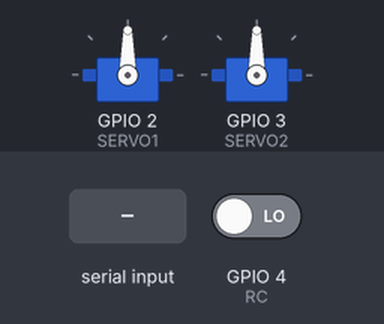
The sketch below on a simulated ESP32. On the bench: 2 × servo. Inputs (shaded band) come from the test bench; at power-on: GPIO 4 (RC) LOW. What the sketch prints to the serial monitor is not drawn.

Above: at 7.2 s.
7.3 s: "$CMD,90,45\n" received over Serial
At 7.9 s:
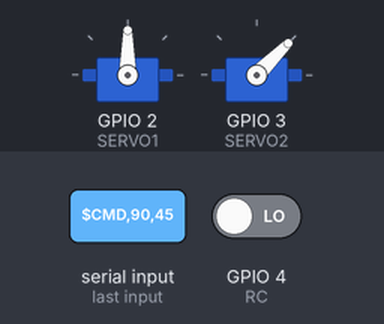
Timing chart, 0 to 13.8 s (numbered marks = the images above; inputs shaded):
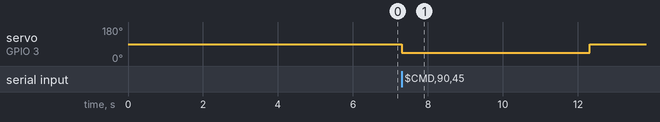

The sketch:

amsl_pilot_esp32.ino
```cpp
#include <ESP32Servo.h>

const int SERVO1 = 2; //Left, or Thruster
const int SERVO2 = 3; //Right, or Rudder
const int RC = 4;     //RC PPM input

const unsigned long WATCHDOG_DELAY = 5000;
const unsigned long STATUS_DELAY = 1000;

// Servos
Servo servo1;
Servo servo2;

//RC Override
unsigned long usLastPulse;
unsigned long usPrevPulse;
unsigned long usDelta;
unsigned long pulseLengths[6];
int pulseCount = 0;

// State
char state[256];
unsigned long servo_1_us = 1500;
unsigned long servo_2_us = 1500;
bool rc_override = false;
char cmd[64];
unsigned int cmd_i = 0;
unsigned long last_status = millis();
unsigned long last_servo_cmd = millis();
String control_state = "<>";


/** setServos
      Update servo PWM to latest requested
*/
void setServos(String id) {
  control_state = id;
  servo1.write(servo_1_us);
  servo2.write(servo_2_us);
  last_servo_cmd = millis();
}
/** status
      Generate a serial message with current system status
*/
void status() {
  sprintf(state, "[%05d] S1:%04d S2:%04d %2s",millis()%100000,servo_1_us,servo_2_us,control_state.c_str());
  Serial.println(state);
  last_status = millis();
}
/** parseCmd
      parse latest serial cmd for validity and update servo request
*/
bool parseCmd(){
  unsigned long thrust_sp;
  unsigned long rudder_sp;
  int count = sscanf(cmd, "$CMD,%i,%i",&thrust_sp, &rudder_sp);
    if (count == 2) {
      servo_1_us = thrust_sp;
      servo_2_us = rudder_sp;
      return true;
    }
  return false;
}
/** rcInterrupt
      Interrupt routine for RC input
*/
void rcInterrupt() {
  usPrevPulse = usLastPulse;
  usLastPulse = micros();
  usDelta = usLastPulse - usPrevPulse;

  if (usDelta > 2100){
    pulseCount = 0;
  }
  else {
    pulseLengths[pulseCount] = usDelta;
    pulseCount++;
  }
}


/** setup
      configure system
*/
void setup() {
  Serial.begin(9600);
  delay(1000);
  ESP32PWM::allocateTimer(0);
	ESP32PWM::allocateTimer(1);
	ESP32PWM::allocateTimer(2);
	ESP32PWM::allocateTimer(3);
	servo1.setPeriodHertz(50);
	servo1.attach(SERVO1, 1300, 1700);
  servo2.setPeriodHertz(50);
	servo2.attach(SERVO2, 800, 2200);

  // Setup ESC
  Serial.println("Initialising ESC");
  servo1.write(1500);
  servo2.write(1500);
  delay(5000);
  Serial.println("End Setup");

  attachInterrupt(digitalPinToInterrupt(RC), rcInterrupt, RISING);
}


/** Main program loop
*/
void loop() {

  // Check RC override
  //  if rc_override enabled, set servos
  if (pulseLengths[4] == 2000) {
    rc_override = true;
    servo_1_us = pulseLengths[1];
    servo_2_us = pulseLengths[0];
    setServos("RC");
  }
  else
    rc_override = false;


  // Check for serial command
  //  if not in rc_override and command parses, set servos
  while (Serial.available()) {
    char inChar = (char)Serial.read();
    if (inChar == '\n'){
      if (!rc_override & parseCmd())
        setServos("UI");
      cmd_i = 0;
      cmd[0] = '\0';
      break;
    }else {
      cmd[cmd_i] = inChar;
      cmd_i++;
      if (cmd_i > 63){
        cmd_i = 0;
        Serial.println("SERIAL OVERRUN");
        cmd[0] = '\0';
        break;
      }
    }
  }

  // Watchdog
  //  if too much time has elapsed since rc or user command
  //    set servos to stop
  if (millis() - last_servo_cmd > WATCHDOG_DELAY) {
    servo_1_us = 1500;
    servo_2_us = 1500;
    setServos("WD");
  }
  //setServos("TS");
  //Update Status
  //  periodically send a status message
  if (millis() - last_status > STATUS_DELAY) {
    status();
  }

  delay(100);
}
```

Measured:
- after the input at 7.3 s, servo on GPIO 3 (SERVO2): 90° → 45° at once, → 90° 5.0 s later
